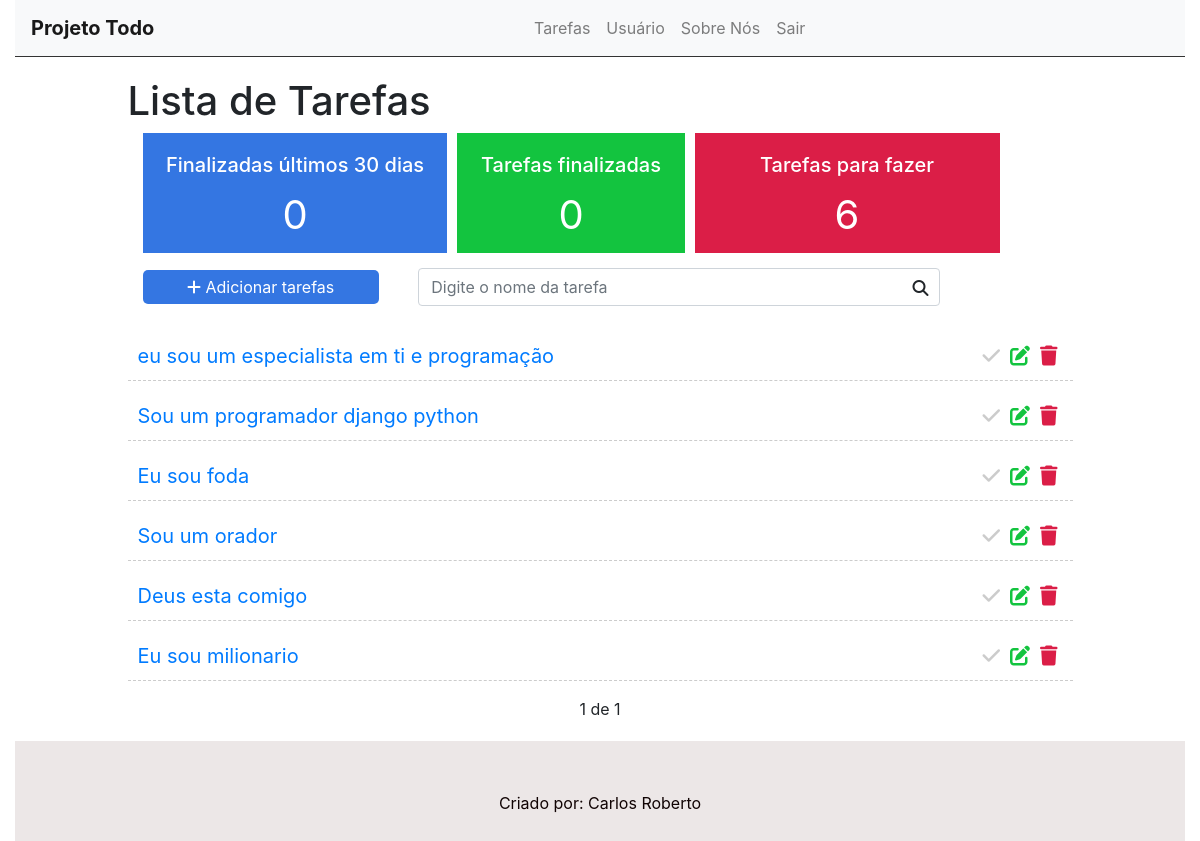
Before: / (signed in) with the older database file.
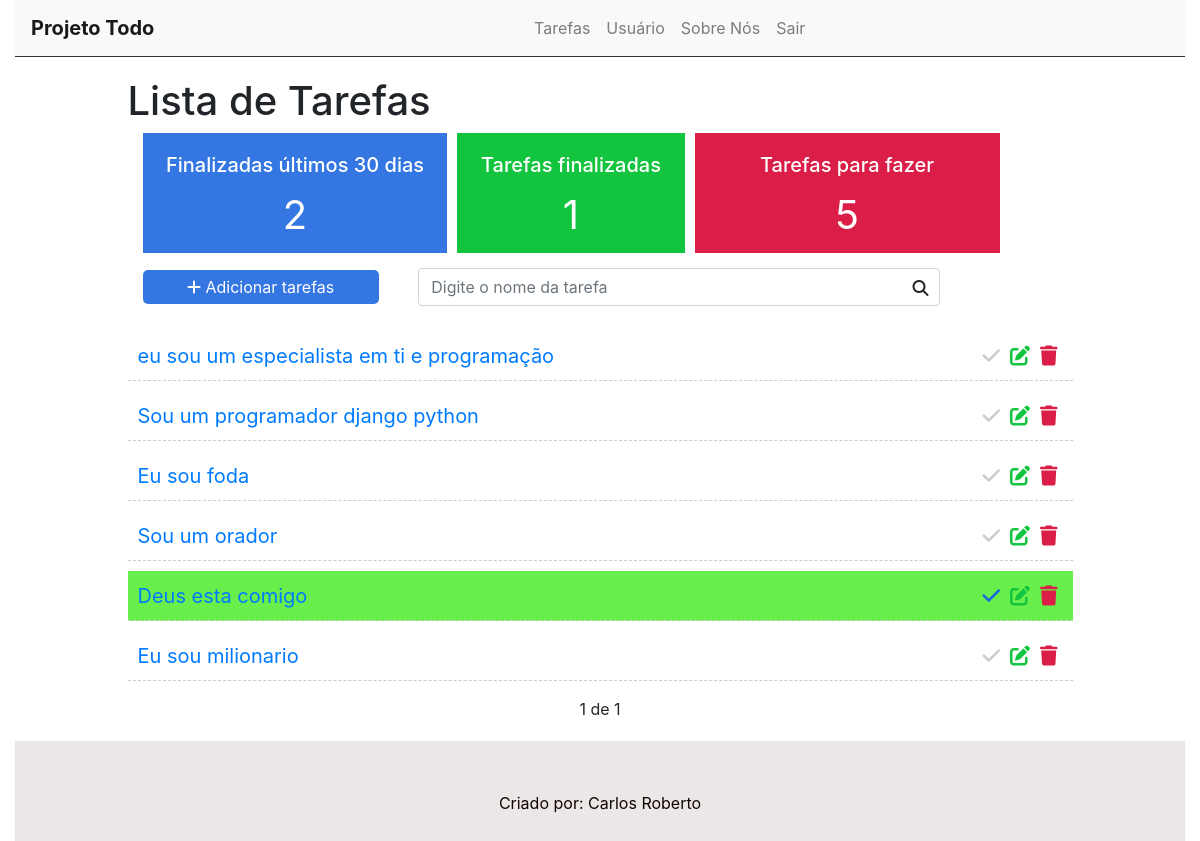
After: the same page with the newer database file.
### task/models.py (models this page shows, shortened)
class Task(models.Model):
    STATUS = (
        ('doing','fazendo'),
        ('done','feito'),
    )
    title = models.CharField(max_length=255,)
    description = models.TextField()
    done = models.CharField(
        max_length=5,
        choices=STATUS,
    )
    user = models.ForeignKey(get_user_model(), on_delete=models.CASCADE)
    created_at = models.DateTimeField(auto_now_add=True)
    update_at= models.DateTimeField(auto_now=True)

### task/views.py (the view)
# urls.py: path('', views.tasklist, name='tasklist'),
@login_required
def tasklist(request):
    search = request.GET.get('search')
    tasksDoneRecently = Task.objects.filter(done='done',update_at__gt=datetime.datetime.now()-datetime.timedelta(days=30)).count()
    tasksDone = Task.objects.filter(done='done', user=request.user).count()
    tasksDoing = Task.objects.filter(done='doing', user=request.user).count()
    if search:
        tasks = Task.objects.filter(title__icontains=search, user=request.user)
    else:
        tasks_list = Task.objects.all().order_by('-created_at').filter(user=request.user)
        paginator = Paginator(tasks_list, 6)
        page = request.GET.get('page')
        tasks = paginator.get_page(page)
    return render(request,'tasks/list.html', {'tasks': tasks,'tasksrecently': tasksDoneRecently,
         'tasksdone':tasksDone, 'tasksdoing':tasksDoing})

### task/templates/tasks/list.html (shortened to what this page needs)
{% extends 'base.html' %}
{% block content %}
    <div class="offset-1 col-10 list-div">
        <h1>Lista de Tarefas </h1>
        <div class="container dashboard">
            <div class="col-4 dashboard-box" id="dashboard-lastdays">
                <h4>Finalizadas últimos 30 dias</h4>
                <span>{{ tasksrecently }}</span>
            </div>
            <div class="col-3 dashboard-box" id="dashboard-done">
                <h4>Tarefas finalizadas</h4>
                <span>{{ tasksdone }}</span>
            </div>
            <div class="col-4 dashboard-box" id="dashboard-doing">
                <h4>Tarefas para fazer</h4>
                <span>{{ tasksdoing }}</span>
            </div>
        </div>
      <div>
        <a class="add-link" href="newtask">
            <div class="col-3 add-div">
                <i class="fas fa-plus"> </i> Adicionar tarefas
            </div>
        </a>
        <div class="col-7 search-div">
            <form method="GET" id="search-form">
                <input class="form-control" type="text" id="search" name="search" placeholder="Digite o nome da tarefa" value="{{request.GET.search}}" >
                <i class="fas fa-solid fa-magnifying-glass" id="search-btn"></i>
            </form>
        </div>
      </div>
        <ul class="task-list">
            {% for task in tasks %}
            {% if task.done == 'doing' %}
                <li class="task-item">
            {% else %}
                <li class="task-item done">
            {% endif %}
                    <span> <a href="/task/{{task.id}}">{{task.title}}</a></span>
                    <a href="/delete/{{task.id}}" class="delete-btn" onclick="return confirm('Tem certeza?')"> <span> <i class="fas fa-solid fa-trash"></i> </span> </a>
                    <a href="edit/{{task.id}}"><span><i class="fas fa-edit"></i></span></a>
                    <a href="changestatus/{{task.id}}"><i class="fas fa-check"></i></a>
                </li>
            {% endfor %}
        </ul>
        <div class="pagination">
            <span class="step-links">
                {% if tasks.paginator.num_pages %}
                <span class="current">
                    {{ tasks.number }} de {{ tasks.paginator.num_pages }}
                </span>
                {% endif %}
            </span>
        </div>
    </div>
{% endblock  %}

### task/templates/base.html (shortened to what this page needs)
{% load static %}
<!DOCTYPE html>
<html lang="pt-br">
  <head>
    <link rel="stylesheet" href="{% static 'css/styles.css' %}">
    <link rel="stylesheet" href="https://cdn.jsdelivr.net/npm/bootstrap@4.6.2/dist/css/bootstrap.min.css">
  </head>
  <body>
    <div class="container-fluid">
      <nav class="navbar navbar-expand-lg navbar-light bg-light">
        <a class="navbar-brand" href="/">Projeto Todo</a>
        <div class="collapse navbar-collapse" id="navbarSupportedContent">
          <ul class="navbar-nav mr-auto">
            {% if user.is_authenticated %}
              <li class="nav-item">
                <a class="nav-link" href="/">Tarefas <span class="sr-only">(current)</span></a>
              </li>
              <li class="nav-item">
                <a class="nav-link" href="#">Usuário <span class="sr-only">(current)</span></a>
              </li>
            {% else %}
              <li class="nav-item">
                <a class="nav-link" href="/accounts/login">Entrar <span class="sr-only">(current)</span></a>
              </li>
            {% endif %}
              <li class="nav-item">
                <a class="nav-link" href="#">Sobre Nós <span class="sr-only">(current)</span></a>
              </li>
            {% if user.is_authenticated %}
              <li class="nav-item">
                <a class="nav-link" href="/accounts/logout">Sair <span class="sr-only">(current)</span></a>
              </li>
            {% endif %}
          </ul>
        </div>
      </nav>
      {%block content %}
      {% endblock %}
      <footer>
        <p>Criado por: <span>Carlos Roberto </span></p>
      </footer>
    </div>
  </body>
</html>

### task/static/css/styles.css (style rules this page uses)
.container-fluid { padding: 0; }
.navbar { border-bottom: 1px solid #333; margin-bottom: 20px; }
.navbar-nav { margin: auto; }
.navbar-brand { font-weight: bold; }
.dashboard { padding: 0; width: 90%; display: block; margin-bottom: 30px; }
.dashboard h4 { font-size: 20px; }
.dashboard span { font-size: 40px; display: block; width: 100%; }
.dashboard-box { float: left; background-color: #DFDFDF; color: #FFF; padding: 20px; box-sizing: border-box; height: 120px; width: 32%; text-align: center; }
.dashboard-box:nth-child(2) { margin-left: 1.0%; margin-right: 1.0%; }
#dashboard-lastdays { background-color: #3476e2; }
#dashboard-done { background-color: #13c43f; }
#dashboard-doing { background-color: #db1e47; }
.add-div { background-color: #3476e2; cursor: pointer; display: inline-block; color: #fff; padding: 5px; border-radius: 5px; margin-right: 20px; margin-left: 15px; text-align: center; }
.fas.fa-magnifying-glass { position: absolute; top: 12px; right: 26px; }
.search-div { padding: 0; margin-top: 15px; margin-bottom: 15px; display: inline-block; }
#search-btn { cursor: pointer; }
.list-div { padding: 0; }
.task-list { padding-left: 0; }
.task-item { list-style: none; font-size: 20px; height: 50px; padding: 10px; margin-top: 10px; border-bottom: 1px dashed #CCC; }
.task-item.done { background-color: #69ef4b; }
.fas.fa-trash { color: #db1e47; cursor: pointer; margin: 5px; font-size: 20px; float: right; }
.fas.fa-edit { color: #13c43f; cursor: pointer; margin: 5px; font-size: 20px; float: right; }
.fa-check { color: #CCC; cursor: pointer; margin: 5px; font-size: 20px; float: right; }
.done .fa-check { color: #1966e2; }
footer { background-color: #ece7e7; height: 100px; width: 100%; border-top: 2 px solid #e4e0e0; }
footer p { color: #100303; text-align: center; top: 50%; position: relative; }
.pagination { margin-bottom: 20px; }
.step-links { position: relative; margin-left: auto; margin-right: auto; }
.step-links .current { margin-left: 5px; margin-right: 5px; }

Changed rows visible on the page:
changed Task "Deus esta comigo": done "doing" → "done" (drawn)
Other visible differences:
{{ tasksrecently }}: "0" → "2"
{{ tasksdone }}: "0" → "1"
{{ tasksdoing }}: "6" → "5"
